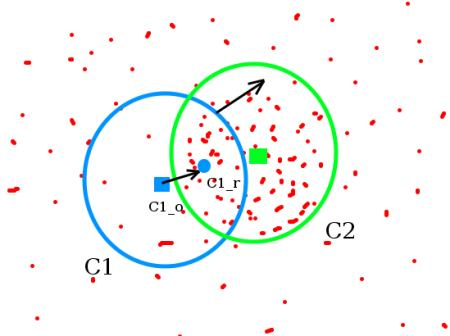
#> input picture Images/meanshift_basics.jpg, 450 x 336 px, found by its file name
$ jupyter execute 'Basic Operation On images.ipynb'
#> lines starting #> are read from the running program, lines starting #| are printed output that depends on the picture; after the words box and inside, x2 and y2 are one past the last pixel; in counts of white or black regions, pixels touching at a corner belong together
# Basic Operation On images

### The operations we are going to do here ae:

- Access pixel values and modify them
- Access image properties
- Set a Region of Interest (ROI)
- Split and merge image channels

### 1. Access pixel values and modify them

- **So there are basically two ways to access a pixel value in an Image and modify them.**
- **First let us see how we can access a particular pixel value of an image.**

[cell 1]
import cv2 as cv
import numpy as np

img = cv.imread('meanshift_basics.jpg' ,1)
#> img is the input picture: shape (336, 450, 3); mean B, G, R 245, 247.1, 243.8
px = img[100 , 100]
#> px = [255, 255, 255]

px
#> Out = [255, 255, 255]

- Now as you can see we got a list containing 3 values.
- As we know OpenCV stores the color image as BGR color image,so the first value in the list is the value of the blue channel of this particular pixel, and the rest are values for green and red channels.

#### We can also access only one of the channels as shown below:

[cell 2]
# accessing only blue pixel
blue = img[100,100,0]
#> blue = 255
print( blue )
#| 255

#### This method to access and modify the pixel values is slow so you should make use of NumPy library as it is  optimized for fast array calculations.
- **For accessing individual pixel values, the Numpy array methods, `array.item()` and `array.itemset()` are considered better as  they always return a scalar.**
- **However, if you want to access all the `B`,`G`,`R` values, you will need to call `array.item()` separately for each value as shown below:**

[cell 3]
# accessing RED value
img.item(10,10,2)

# modifying RED value
img.itemset((10,10,2),100)
#> img: shape (336, 450, 3); under 0.01% of pixels changed, all inside (x1, y1, x2, y2) = (10, 10, 11, 11)

img.item(10,10,2)
#> Out = 100

## Access Image properties

**What do we mean by image properties here? Often it is important to know the size(total number of pixels in the image), number of rows, columns, and channels.We can access the later three by using the shape() method as shown below:**

[cell 4]
print(img.shape)
#| (336, 450, 3)

So here we have three numbers in the returned tuple, these are `number of rows`, `number of columns `and `number of channels` respectively.

Incase an image is grayscale, the tuple returned contains only the number of rows and columns.

[cell 5]
print(img.size)
#| 453600

[cell 6]
print(img.dtype)
#| uint8

## Image ROI(Region of interest)

Often you may come across some images where you are only interested in a specific region.

Say you want to detect eyes in an image, will you search the entire image, possibly not as that may not fetch accurate results.

But we know that eyes are a part of face, so it is better to detect a face first ,thus here the face is our ROI.

You may want to have a look at the article Face detection using Viola-Jones algorithm where we detect the faces and then find eyes in the area we found faces.

link : https://www.mygreatlearning.com/blog/viola-jones-algorithm/

## OpenCV Resize Image

Usually when working on images, we often need to resize the images according to certain requirements.

Mostly you will do such operation in Machine learning and deep learning as it reduces the time of training of a neural network.

As the number of pixels in an image increases, the more is the number of input nodes that in turn increases the complexity of the model. We use an inbuilt `resize()` method to resize an image.

### Syntax:

#### cv2.resize(s, size   ,fx,   fy,   interpolation)

### Parameters:

s – input image (required).

size – desired size for the output image after resizing (required)

fx – Scale factor along the horizontal axis.(optional)

fy – Scale factor along the vertical axis.

Interpolation(optional) – This flag uses following methods:

1. Interpolation(optional) – This flag uses following methods:
2. INTER_NEAREST – a nearest-neighbor interpolation
3. INTER_LINEAR – a bilinear interpolation (used by default)
4. INTER_AREA – resampling using pixel area relation. It may be a preferred method for image decimation, as it gives moire’-free results. But when the image is zoomed, it is similar to the INTER_NEAREST method.
5. INTER_CUBIC – a bicubic interpolation over 4×4 pixel neighborhood
6. INTER_LANCZOS4 – a Lanczos interpolation over 8×8 pixel neighborhood

[cell 7]
import cv2
import numpy as np

#importing the opencv module
import cv2

# using imread('path') and 1 denotes read as  color image
img = cv2.imread('meanshift_basics.jpg' , 1)

print(img.shape)
#| (336, 450, 3)

img_resized=cv2.resize(img, (780, 540),  interpolation = cv2.INTER_NEAREST)
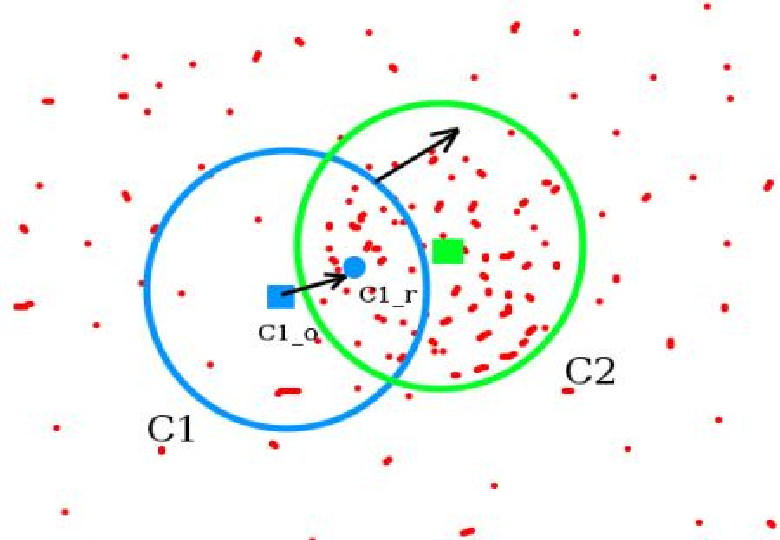
#> img_resized: shape (540, 780, 3); mean B, G, R 245, 247.1, 243.9
cv2.imshow("Resized",img_resized)
cv2.waitKey(0)
cv2.destroyAllWindows()

## OpenCV Image Rotation

#### We use `cv2.rotate(`) method to rotate a 2D array in multiples of 90 degrees. Here is the syntax:

    cv2.rotate( src, rotateCode[, dst] )

#### Parameters:
1. src: It is the image to be rotated.

2. rotateCode: It is an enum to specify how to rotate the array.
- Here are some of the possible values :
    - cv2.cv2.ROTATE_90_CLOCKWISE
   -   cv2.ROTATE_180
    - cv2.ROTATE_90_COUNTERCLOCKWISE

[cell 8]
#importing the opencv module
import cv2

# using imread('path') and 1 denotes read as  color image
img = cv2.imread('meanshift_basics.jpg' , 1)

print(img.shape)
#| (336, 450, 3)
image = cv2.rotate(img, cv2.ROTATE_90_COUNTERCLOCKWISE)
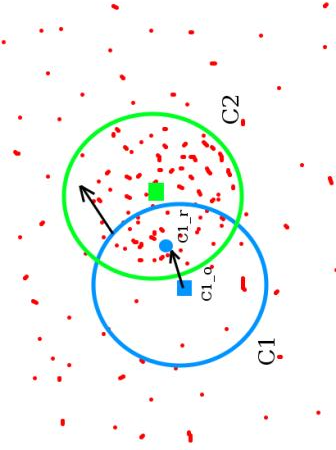
#> image: shape (450, 336, 3); mean B, G, R 245, 247.1, 243.8
cv2.imshow("Rotated",image)
cv2.waitKey(0)
cv2.destroyAllWindows()

$ run again, with Images/colorballs.jpg copied over Images/meanshift_basics.jpg
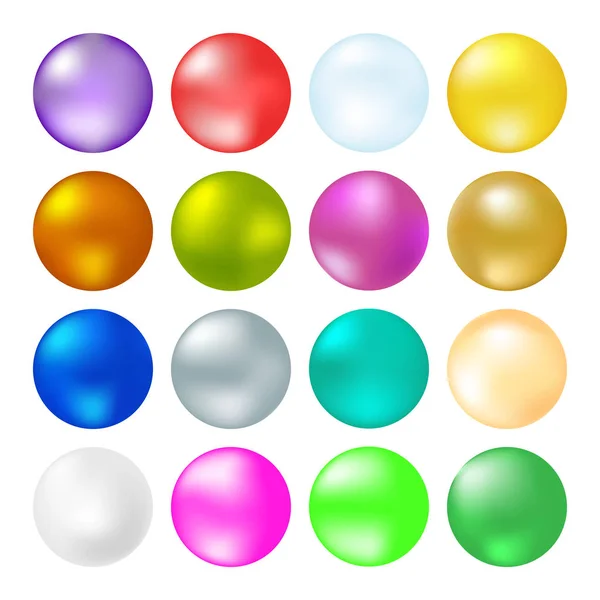
#> input picture Images/colorballs.jpg, 600 x 600 px, found by its file name
#> img is the input picture: shape (600, 600, 3); mean B, G, R 199.7, 214, 215.2
#> px = [250, 153, 203]
#> blue = 250
#| 250
#> img: shape (600, 600, 3); under 0.01% of pixels changed, all inside (x1, y1, x2, y2) = (10, 10, 11, 11)
#> `img.item(10,10,2)`: Out = 100
#| (600, 600, 3)
#| 1080000
#| uint8
#| (600, 600, 3)
#> `img_resized=cv2.resize(img, (780, 540),  interpolation = cv2.INTER_NEA..`:
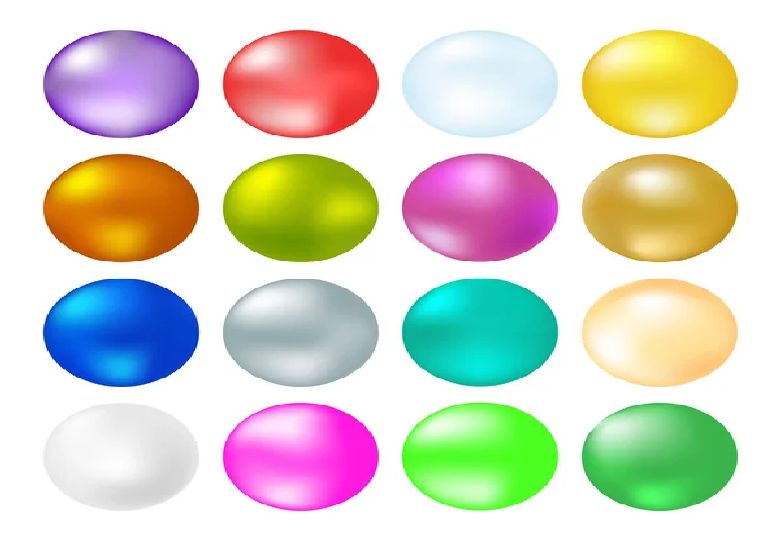
#> img_resized: shape (540, 780, 3); mean B, G, R 199.7, 214.1, 215.2
#| (600, 600, 3)
#> `image = cv2.rotate(img, cv2.ROTATE_90_COUNTERCLOCKWISE)`:
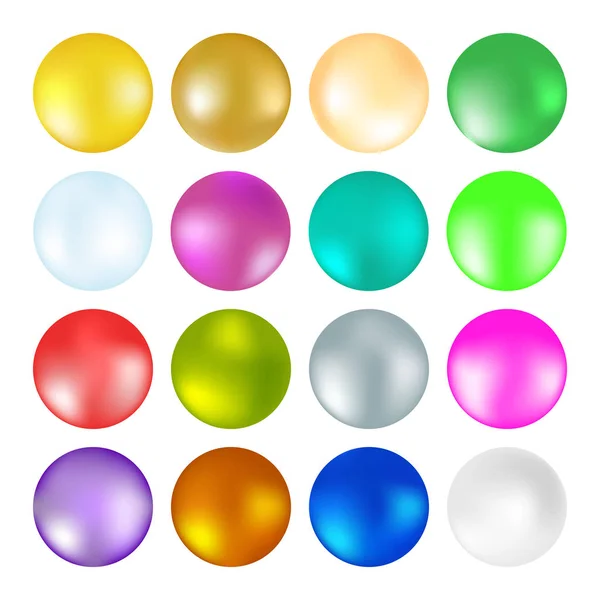
#> image: shape (600, 600, 3); mean B, G, R 199.7, 214, 215.2

$ run again, with Images/morph_input.jpg copied over Images/meanshift_basics.jpg
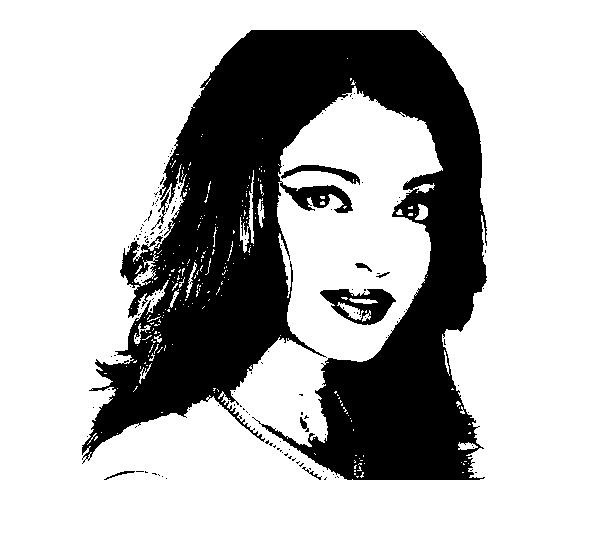
#> input picture Images/morph_input.jpg, 600 x 536 px, found by its file name
#> img is the input picture: shape (536, 600, 3); min 0, max 255, mean 181.4
#> px = [255, 255, 255]
#> blue = 255
#| 255
#> img: shape (536, 600, 3); under 0.01% of pixels changed, all inside (x1, y1, x2, y2) = (10, 10, 11, 11)
#> `img.item(10,10,2)`: Out = 100
#| (536, 600, 3)
#| 964800
#| uint8
#| (536, 600, 3)
#> `img_resized=cv2.resize(img, (780, 540),  interpolation = cv2.INTER_NEA..`:
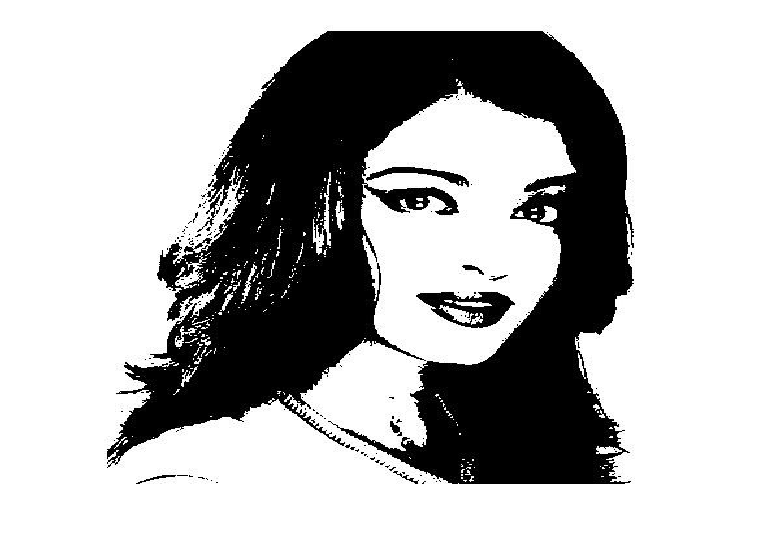
#> img_resized: shape (540, 780, 3); min 0, max 255, mean 181.4
#| (536, 600, 3)
#> `image = cv2.rotate(img, cv2.ROTATE_90_COUNTERCLOCKWISE)`:
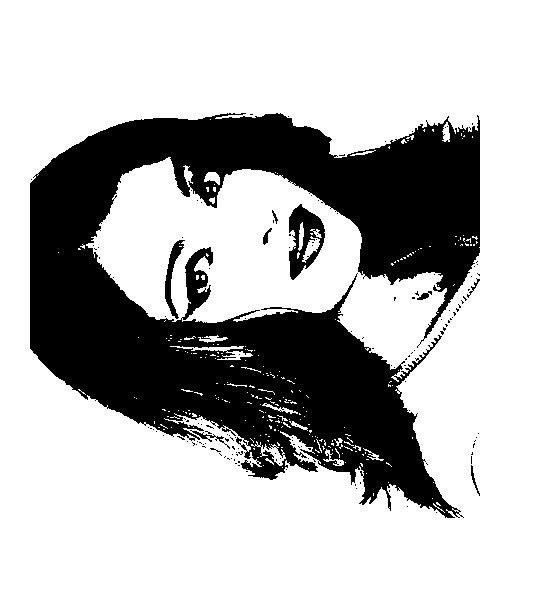
#> image: shape (600, 536, 3); min 0, max 255, mean 181.4
